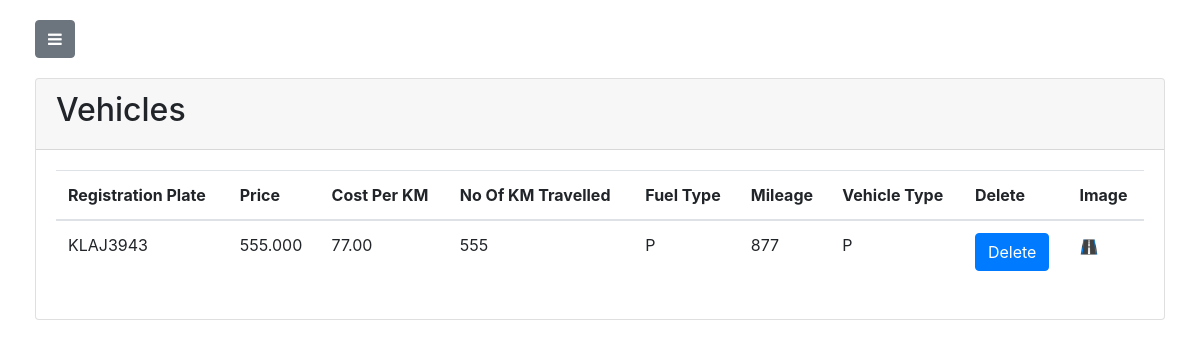
The page /vehicle/vehicles (signed in) on the database its author committed.
### vehicle/models.py (models this page shows, shortened)
class Vehicle(models.Model):
    VEHICLE_STATUS_CHOICES = (
        ('B', 'Booked'),
        ('NB', 'Not Booked'),
    )
    INSURANCE_STATUS_CHOICES = (
        ('U','Updated'),
        ('NU','Not Updated'),
    )
    VEHICLE_TYPE_CHOICES = (
        ('P','Passenger'),
        ('T','Truck'),
        ('C','Construction'),
    )
    FUEL_TYPE_CHOICES = (
        ('P','Petrol'),
        ('D','Diesel'),
    )
    owner = models.ForeignKey(User,default=None,on_delete=models.CASCADE)
    cost_per_km = models.DecimalField(max_digits=20,default=0,decimal_places=2)
    price = models.DecimalField(max_digits=20,default="0",decimal_places=3)
    registration_plate = models.CharField(max_length=200,default='')
    vehicle_status = models.CharField(max_length=2,default='NB',choices=VEHICLE_STATUS_CHOICES)
    insurance_status = models.CharField(max_length=2,default='NU',choices=INSURANCE_STATUS_CHOICES)
    no_of_km_travelled = models.DecimalField(max_digits=20,default=0,decimal_places=0)
    fuel_type = models.CharField(max_length=1,default='P',choices=FUEL_TYPE_CHOICES)
    mileage = models.DecimalField(max_digits=20,default=0,decimal_places=0)
    vehicle_type = models.CharField(max_length=1,default='P',choices=VEHICLE_TYPE_CHOICES)
    image=models.ImageField(upload_to="vehicle_image",blank=True)

### vehicle/views.py (the view)
# urls.py: path('vehicles',views.showVehicles,name='showVehicles'),
def showVehicles(request):
    if request.POST:
        return render(request,'vehicle/index.html')
    else:
        vehiclesList = Vehicle.objects.filter(owner=request.user)
        return render(request,'vehicle/vehiclelist.html',{ 'vehiclesList' : vehiclesList})

### vehicle/templates/vehicle/vehiclelist.html (shortened to what this page needs)
{% load staticfiles %}
{% load crispy_forms_tags %}
<!DOCTYPE html>
<html lang="en">
<head>
    <link href="{% static 'vendor/bootstrap/css/bootstrap.min.css' %}" rel="stylesheet">
    <link rel="stylesheet" href="https://maxcdn.bootstrapcdn.com/bootstrap/4.0.0/css/bootstrap.min.css">
    <link rel="stylesheet" href="https://cdnjs.cloudflare.com/ajax/libs/font-awesome/4.7.0/css/font-awesome.css">
    <link href="{% static 'css/simple-sidebar.css' %}" rel="stylesheet">
</head>
<body>
{% if user.is_authenticated %}
    <div id="wrapper">
        <div id="page-content-wrapper">
            <div class="container-fluid">
                <div class="row nav">
                    <div class="col-md-2">
                        <a href="#menu-toggle" class="btn btn-secondary" id="menu-toggle"><i class="fa fa-bars"></i></a>
                    </div>
                </div>
                <div class="row">
                    <div class="col-md-12">
                        <div class="card">
                            <div class="card-header">
                                <h2>Vehicles</h2>
                            </div>
                            <div class="card-body">
                                <table class="table">
                                  <thead>
                                    <tr>
                                      <th scope="col">Registration Plate</th>
                                      <th scope="col">Price</th>
                                      <th scope="col">Cost Per KM</th>
                                      <th scope="col">No Of KM Travelled</th>
                                      <th scope="col">Fuel Type</th>
                                      <th scope="col">Mileage</th>
                                      <th scope="col">Vehicle Type</th>
                                      <th scope="col">Delete</th>
                                      <th scope="col">Image</th>
                                    </tr>
                                  </thead>
                                  <tbody>
                                    {% for vehicle in vehiclesList %}
                                    <tr>
                                      <td>{{vehicle.registration_plate}}</td>
                                      <td>{{vehicle.price}}</td>
                                      <td>{{vehicle.cost_per_km}}</td>
                                      <td>{{vehicle.no_of_km_travelled}}</td>
                                      <td>{{vehicle.fuel_type}}</td>
                                      <td>{{vehicle.mileage}}</td>
                                      <td>{{vehicle.vehicle_type}}</td>
                                      <td>
                                        <a href="/vehicle/delete/{{vehicle.id}}"><input type="button" value="Delete" name="delete" class="btn btn-primary" id="submit"/></a>
                                      </td>
                                      <td><img src="{{vehicle.image.url }}" height="20px" width="20px"></td>
                                    </tr>
                                    {% endfor %}
                                  </tbody>
                                </table>
                            </div>
                        </div>
                    </div>
                </div>
            </div>
        </div>
    </div>
{% else %}
<div class="jumbotron jumbotron-fluid">
    <div class="container">
        <h1 class="display-3">You are not logged in</h1>
    </div>
</div>
{% endif %}
</body>
</html>

### account/static/css/simple-sidebar.css (style rules this page uses)
body { overflow-x: hidden; }
#wrapper { padding-left: 0; -webkit-transition: all 0.5s ease; -moz-transition: all 0.5s ease; -o-transition: all 0.5s ease; transition: all 0.5s ease; }
#page-content-wrapper { width: 100%; position: absolute; padding: 15px; }
@media (min-width:768px) { #wrapper { padding-left: 0; } }
@media (min-width:768px) { #page-content-wrapper { padding: 20px; position: relative; } }

### vehicle/templates/vehicle/vehiclelist.html (style rules this page uses)
.nav { margin-bottom: 20px; }

### rows shown on the page
Vehicle: registration_plate "KLAJ3943", price "555.000", cost_per_km "77.00", no_of_km_travelled "555", fuel_type "P", mileage "877", vehicle_type "P", image (picture)
